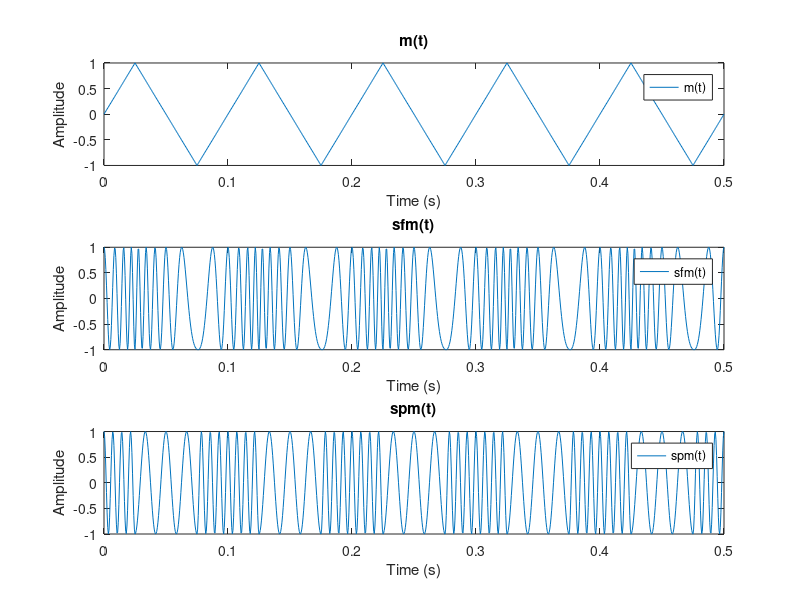
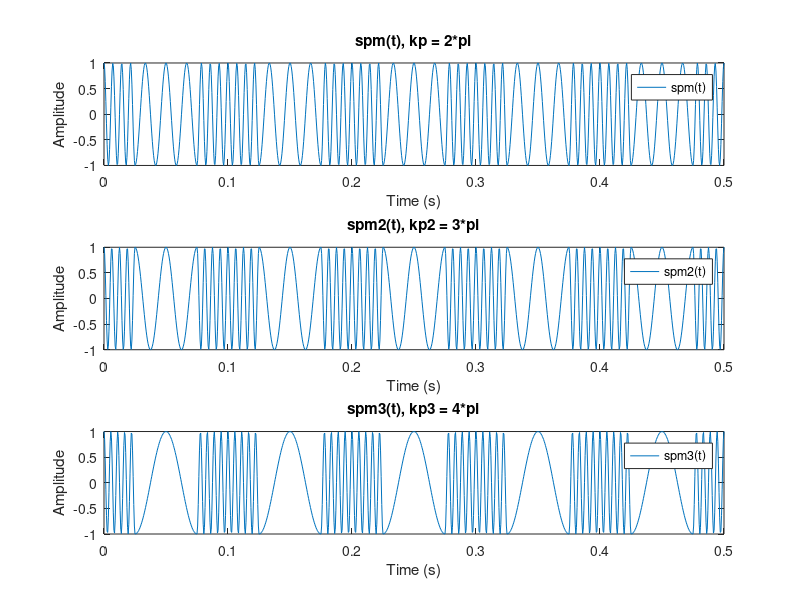
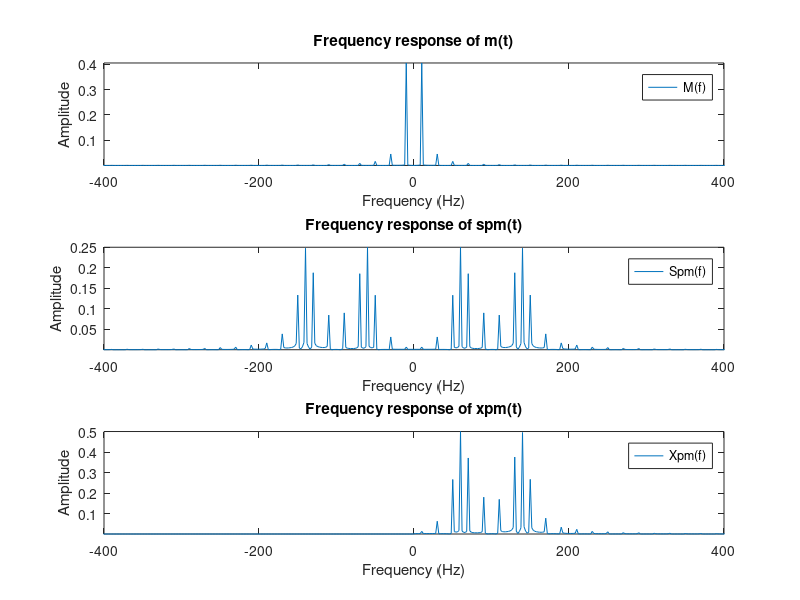
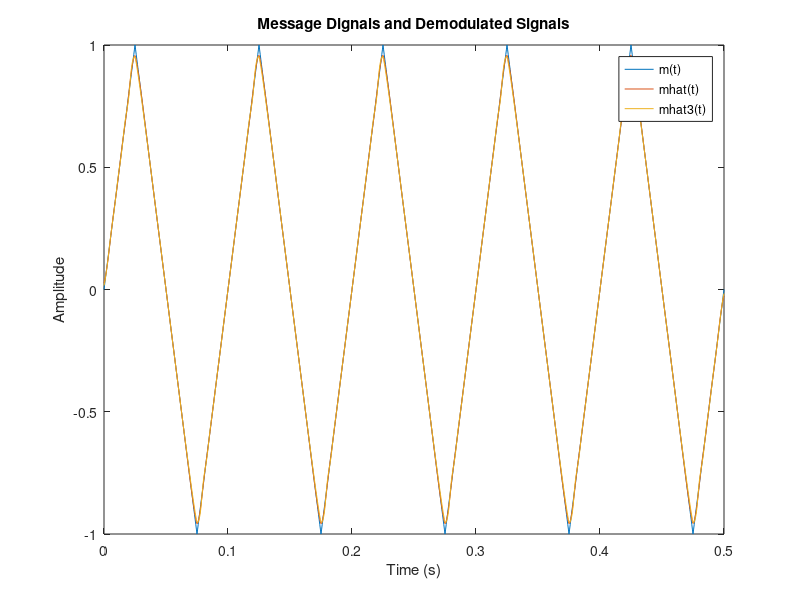

MATLAB code for these plots, in order:
clear all; clc; close all;

%% 2.1 Angle Modulation (FM & PM)
%a
Fs = 2000;
Ts = 1/Fs;
time = 0:Ts:0.5;
phase = pi/2;
Am = 1;
mt = Am*sawtooth(2*pi*10*time+phase,1/2);

%b
fc = 100;
kf = 80;
ct = cos(2*pi*fc*time);
Ac = 1;
dt = Ts;

sfmt = Ac*cos(2*pi*fc*time + 2*pi*kf*cumsum(mt,2)*dt);

%c
fc = 100;
kp = 2*pi;

spmt = cos(2*pi*fc*time + kp*mt);

%d
figure(1);
subplot(311);
plot(time,mt);
title('m(t)');
ylabel('Amplitude');
xlabel('Time (s)');
legend('m(t)');
subplot(312);
plot(time,sfmt);
title('sfm(t)');
ylabel('Amplitude');
xlabel('Time (s)');
legend('sfm(t)');
subplot(313);
plot(time,spmt);
title('spm(t)');
ylabel('Amplitude');
xlabel('Time (s)');
legend('spm(t)');

%e
%comment 

%f
kp2 = 3*pi;
kp3 = 4*pi;

spm2t = cos(2*pi*fc*time + kp2*mt); 
spm3t = cos(2*pi*fc*time + kp3*mt);

figure(2)
subplot(311);
plot(time,spmt);
title('spm(t), kp = 2*pi');
ylabel('Amplitude');
xlabel('Time (s)');
legend('spm(t)');
subplot(312);
plot(time,spm2t);
title('spm2(t), kp2 = 3*pi');
ylabel('Amplitude');
xlabel('Time (s)');
legend('spm2(t)');
subplot(313);
plot(time,spm3t);
title('spm3(t), kp3 = 4*pi');
ylabel('Amplitude');
xlabel('Time (s)');
legend('spm3(t)');

%g
%comment

%% 2.2 Demodulation of PM Signal
%a
%b
N = length(time);
xpmt = hilbert(spmt,N);

%c
FVec = linspace(-Fs/2,Fs/2, N);
Mf = abs(fftshift(fft(mt,N)))/N;
SPMf = abs(fftshift(fft(spmt,N)))/N;
XPMf = fftshift(fft(xpmt,N))/N;

figure(3)
subplot(311);
plot(FVec,Mf);
title('Frequency response of m(t)');
ylabel('Amplitude');
xlabel('Frequency (Hz)');
legend('M(f)');
axis([-400 400 -inf inf]);
subplot(312);
plot(FVec,SPMf);
title('Frequency response of spm(t)');
ylabel('Amplitude');
xlabel('Frequency (Hz)');
legend('Spm(f)');
axis([-400 400 -inf inf]);
subplot(313);
plot(FVec,abs(XPMf));
title('Frequency response of xpm(t)');
ylabel('Amplitude');
xlabel('Frequency (Hz)');
legend('Xpm(f)');
axis([-400 400 -inf inf]);

%d
thetait = unwrap(angle(xpmt));
xhatt = (thetait - 2*pi*fc*time)/kp;

%e
xpm3t = hilbert(spm3t,N);
thetai3t = unwrap(angle(xpm3t));
xhat3t = (thetai3t - 2*pi*fc*time)/kp3;

%f
figure(4)
plot(time,mt);
hold on;
plot(time,xhatt);
hold on;
plot(time,xhat3t);
title('Message Dignals and Demodulated Signals');
ylabel('Amplitude');
xlabel('Time (s)');
legend('m(t)','mhat(t)','mhat3(t)');

%g
%comment







